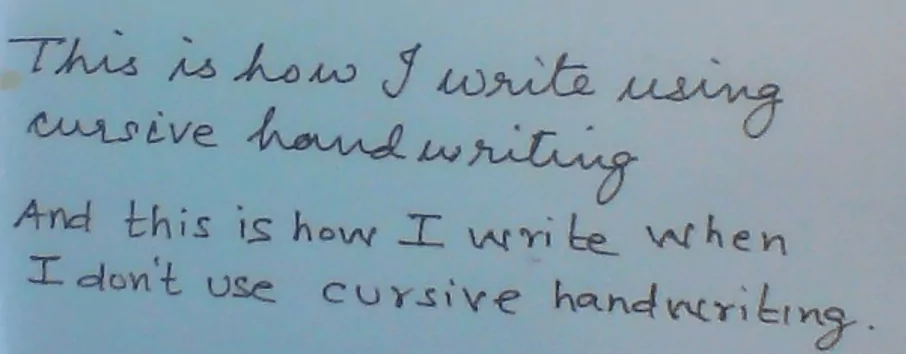
#> input picture handwritingrecognition2.png.webp, 906 x 354 px, given in place of misc.jpg, which was not available
$ jupyter execute --allow-errors 'Handwriting recognition.ipynb'   (shell and % lines are left out)
#> lines starting #> are read from the running program, lines starting #| are printed output that depends on the picture; after the words box and inside, x2 and y2 are one past the last pixel; in counts of white or black regions, pixels touching at a corner belong together; pictures that were not available may be replaced by others from this repository, and a replacement may not be noted
[cell 1]
import tensorflow as tf
from tensorflow import keras
import numpy as np
import pandas as pd
print(tf.__version__)

[cell 2]
mnist = keras.datasets.mnist
#> (the rest of this cell did not finish here and is left out)

#> (a cell that did not finish here is left out)

[cell 4]
mnist

[cell 5]
# join datasets
# split AZ data in train and test
from sklearn.model_selection import train_test_split

#> (the rest of this cell did not finish here and is left out)

[cell 6]
import tensorflow as tf
from tensorflow.keras.optimizers import RMSprop
#> (the rest of this cell did not finish here and is left out)

[cell 7]
from tensorflow.keras.preprocessing.image import ImageDataGenerator
#> (the rest of this cell did not finish here and is left out)

#> (a cell that did not finish here is left out)

#> (a cell that did not finish here is left out)

[cell 10]
from tensorflow.keras.models import load_model
import tensorflow as tf
import cv2
import matplotlib.pyplot as plt

import imutils
from imutils.contours import sort_contours

[cell 11]
# loads the model with the keras load_model function
model_path = 'model_v2'
print("Loading NN model...")
#> (the rest of this cell did not finish here and is left out)

[cell 12]
# loads the input image
image_path = 'misc.jpg'
image = cv2.imread(image_path)
#> image is the input picture: shape (354, 906, 3); mean B, G, R 171.4, 157.8, 133.4
#from google.colab import files
#image = files.upload()

[cell 13]
gray = cv2.cvtColor(image, cv2.COLOR_BGR2GRAY)
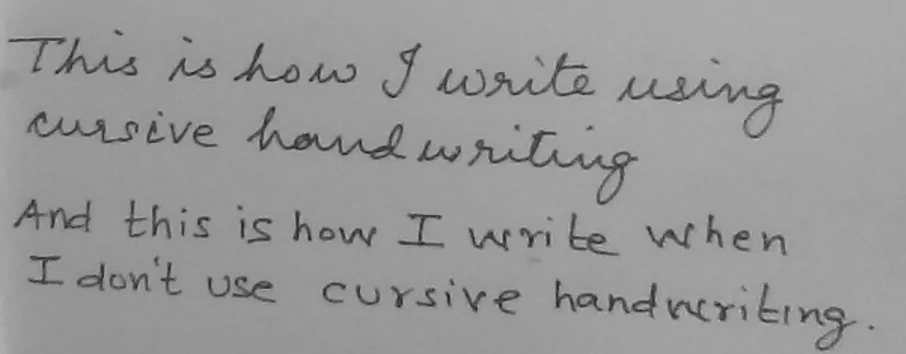
#> gray: shape (354, 906); min 31, max 189, mean 152.1
cropped = gray[50:-60,30:-2]
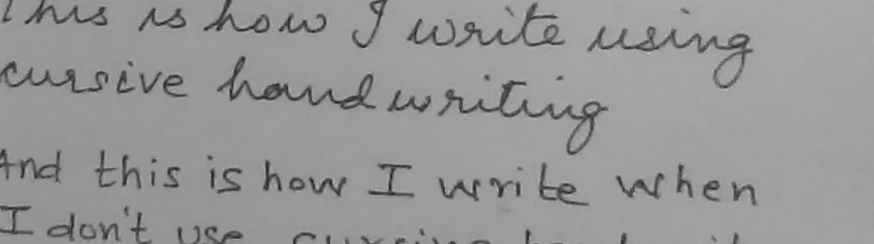
#> cropped: shape (244, 874); min 31, max 189, mean 150.6
blurred = cv2.GaussianBlur(cropped, (5, 5), 0)


from matplotlib import cm
fig = plt.figure(figsize=(16,4))
ax = plt.subplot(1,4,1)
ax.imshow(image)
ax.set_title('original image');

ax = plt.subplot(1,4,2)
ax.imshow(gray,cmap=cm.binary_r)
ax.set_axis_off()
ax.set_title('grayscale image');

ax = plt.subplot(1,4,3)
ax.imshow(cropped,cmap=cm.binary_r)
ax.set_axis_off()
ax.set_title('cropped image');

ax = plt.subplot(1,4,4)
ax.imshow(blurred,cmap=cm.binary_r)
ax.set_axis_off()
ax.set_title('blurred image');
#plt.imshow(gray,cmap=cm.binary_r)
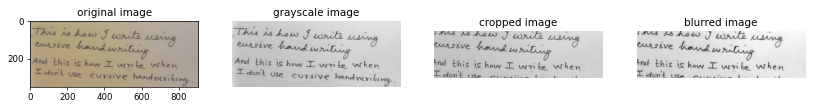
#> figure drawn by matplotlib, 4 panels; B, G, R data is drawn as R, G, B

[cell 14]
# perform edge detection, find contours in the edge map, and sort the
# resulting contours from left-to-right
edged = cv2.Canny(cropped, 30, 250) #low_threshold, high_threshold
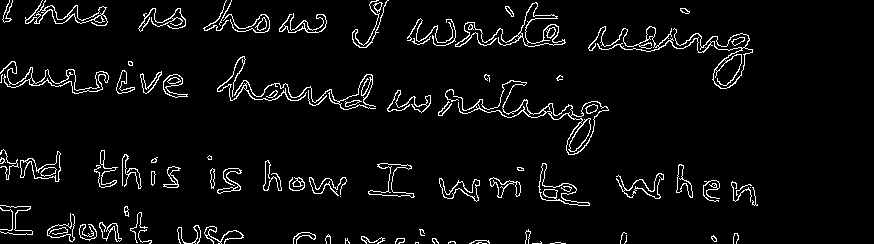
#> edged: shape (244, 874); 4.8% white in thin lines or dots, all inside (x1, y1, x2, y2) = (0, 0, 758, 244)
cnts = cv2.findContours(edged.copy(), cv2.RETR_EXTERNAL,cv2.CHAIN_APPROX_SIMPLE)
#> cnts = 90 contours, 50 with area under 20; largest, box (x1, y1, x2, y2) and area: (453, 80, 609, 155) 1757, (588, 26, 753, 89) 1396, (455, 2, 566, 47) 692, (538, 163, 590, 206) 598, (0, 61, 109, 94) 520
cnts = imutils.grab_contours(cnts)
cnts = sort_contours(cnts, method="left-to-right")[0]

figure = plt.figure(figsize=(7,7))
plt.axis('off');
plt.imshow(edged,cmap=cm.binary_r);

[cell 15]
chars = []
# loop over the contours
for c in cnts:
	# compute the bounding box of the contour and isolate ROI
  (x, y, w, h) = cv2.boundingRect(c)
  roi = cropped[y:y + h, x:x + w]

  #binarize image, finds threshold with OTSU method
  thresh = cv2.threshold(roi, 0, 255,cv2.THRESH_BINARY_INV | cv2.THRESH_OTSU)[1]

  # resize largest dimension to input size
  (tH, tW) = thresh.shape
  if tW > tH:
    thresh = imutils.resize(thresh, width=28)
  # otherwise, resize along the height
  else:
    thresh = imutils.resize(thresh, height=28)

  # find how much is needed to pad
  (tH, tW) = thresh.shape
  dX = int(max(0, 28 - tW) / 2.0)
  dY = int(max(0, 28 - tH) / 2.0)
  # pad the image and force 28 x 28 dimensions
  padded = cv2.copyMakeBorder(thresh, top=dY, bottom=dY,
    left=dX, right=dX, borderType=cv2.BORDER_CONSTANT,
    value=(0, 0, 0))
  padded = cv2.resize(padded, (28, 28))
  # reshape and rescale padded image for the model
  padded = padded.astype("float32") / 255.0
  padded = np.expand_dims(padded, axis=-1)
  # append image and bounding box data in char list
  chars.append((padded, (x, y, w, h)))
#> this loop made 90 passes
#> (x, y, w, h, dX, dY) on passes 1 to 12: (0, 207, 13, 24, 6, 0), (0, 205, 33, 30, 0, 1), (0, 157, 6, 7, 2, 0), (0, 149, 19, 31, 5, 0), (0, 74, 3, 9, 9, 0), (0, 61, 109, 33, 0, 10), (2, 0, 11, 23, 7, 0), (20, 151, 41, 31, 0, 3), (25, 0, 83, 26, 0, 10), (47, 213, 28, 29, 0, 0), (49, 227, 19, 8, 0, 8), (79, 224, 18, 17, 0, 1)
#> (x, y, w, h) on passes 61 to 66: (439, 178, 41, 24), (445, 89, 14, 13), (448, 241, 8, 3), (453, 80, 156, 75), (455, 2, 111, 45), (468, 24, 6, 6)
#> pass 1, `padded = cv2.copyMakeBorder(thresh, top=dY, bottom=dY, left=dX, right=..`:
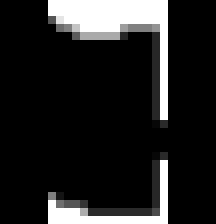
#> padded: shape (28, 27) (shown 8 times larger); min 0, max 255, mean 35
#> pass 1, `padded = cv2.resize(padded, (28, 28))`:
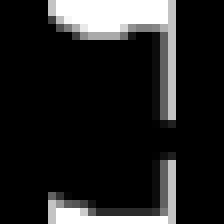
#> padded: shape (28, 28) (shown 8 times larger); min 0, max 255, mean 34.9
#> pass 2, `roi = cropped[y:y + h, x:x + w]`:
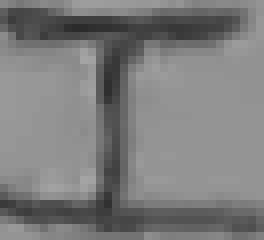
#> roi: shape (30, 33) (shown 8 times larger); min 42, max 164, mean 124.8
#> after the loop:
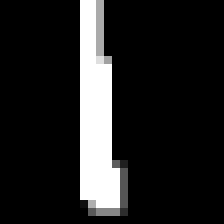
#> padded: shape (28, 28, 1) float32 (shown 8 times larger); min 0, max 1, mean 0.13

[cell 16]
# plot isolated characters
n_cols = 10
n_rows = np.floor(len(chars)/ n_cols)+1
fig = plt.figure(figsize=(1.5*n_cols,1.5*n_rows))
for i,char in enumerate(chars):
  ax = plt.subplot(n_rows,n_cols,i+1)
  ax.imshow(char[0][:,:,0],cmap=cm.binary,aspect='auto')
#> this loop made 90 passes
  #plt.axis('off')
plt.tight_layout()
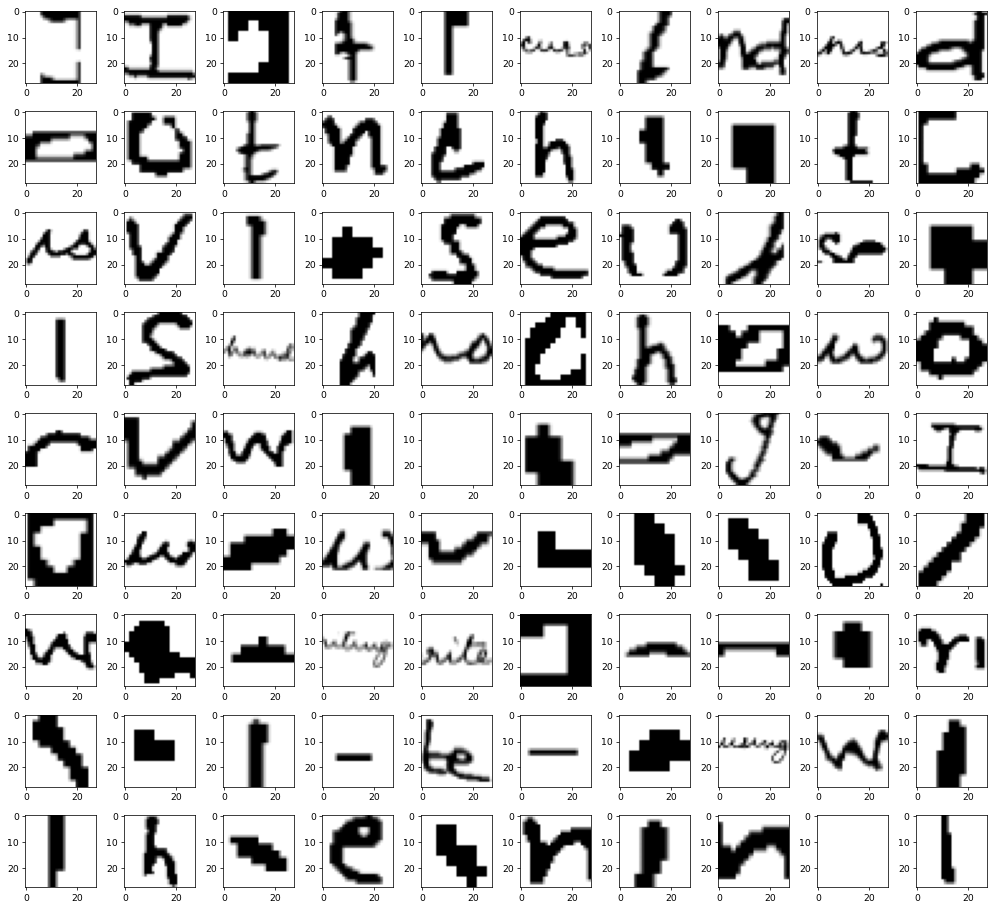
#> figure drawn by matplotlib, 90 panels

[cell 17]
boxes = [b[1] for b in chars]
chars = np.array([c[0] for c in chars], dtype="float32")
# OCR the characters using our handwriting recognition model
#> (the rest of this cell did not finish here and is left out)

[cell 18]
boxes
#> Out = 90 items, first 6: (0, 207, 13, 24), (0, 205, 33, 30), (0, 157, 6, 7), (0, 149, 19, 31), (0, 74, 3, 9), (0, 61, 109, 33)

[cell 19]
chars

[cell 20]
image = cv2.imread(image_path)
cropped = image[50:-60,30:-2]
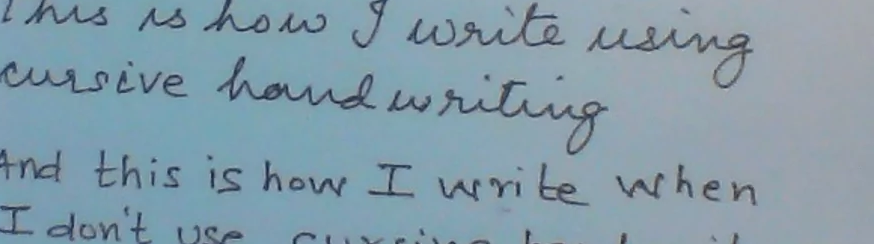
#> cropped: shape (244, 874, 3); mean B, G, R 169.4, 156.2, 132.3

#> (the rest of this cell did not finish here and is left out)
